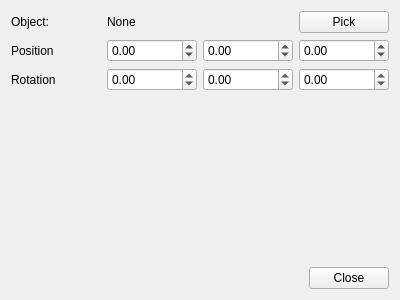
<?xml version="1.0" encoding="UTF-8"?>
<ui version="4.0">
 <class>WidgetTransform</class>
 <widget class="QWidget" name="WidgetTransform">
  <property name="geometry">
   <rect>
    <x>0</x>
    <y>0</y>
    <width>400</width>
    <height>300</height>
   </rect>
  </property>
  <property name="windowTitle">
   <string>Transform Object</string>
  </property>
  <layout class="QVBoxLayout" name="verticalLayout">
   <item>
    <layout class="QGridLayout" name="gridLayout">
     <item row="0" column="0">
      <widget class="QLabel" name="labelObject">
       <property name="text">
        <string>Object:</string>
       </property>
      </widget>
     </item>
     <item row="0" column="1" colspan="2">
      <widget class="QLabel" name="labelObjectName">
       <property name="text">
        <string>None</string>
       </property>
      </widget>
     </item>
     <item row="0" column="3">
      <widget class="QPushButton" name="pushButtonPick">
       <property name="text">
        <string>Pick</string>
       </property>
      </widget>
     </item>
     
     <item row="1" column="0">
      <widget class="QLabel" name="labelPosition">
       <property name="text">
        <string>Position</string>
       </property>
      </widget>
     </item>
     <item row="1" column="1">
      <widget class="QDoubleSpinBox" name="spinBoxPosX">
       <property name="minimum">
        <double>-10000.0</double>
       </property>
       <property name="maximum">
        <double>10000.0</double>
       </property>
      </widget>
     </item>
     <item row="1" column="2">
      <widget class="QDoubleSpinBox" name="spinBoxPosY">
       <property name="minimum">
        <double>-10000.0</double>
       </property>
       <property name="maximum">
        <double>10000.0</double>
       </property>
      </widget>
     </item>
     <item row="1" column="3">
      <widget class="QDoubleSpinBox" name="spinBoxPosZ">
       <property name="minimum">
        <double>-10000.0</double>
       </property>
       <property name="maximum">
        <double>10000.0</double>
       </property>
      </widget>
     </item>

     <item row="2" column="0">
      <widget class="QLabel" name="labelRotation">
       <property name="text">
        <string>Rotation</string>
       </property>
      </widget>
     </item>
     <item row="2" column="1">
      <widget class="QDoubleSpinBox" name="spinBoxRotX">
       <property name="minimum">
        <double>-360.0</double>
       </property>
       <property name="maximum">
        <double>360.0</double>
       </property>
      </widget>
     </item>
     <item row="2" column="2">
      <widget class="QDoubleSpinBox" name="spinBoxRotY">
       <property name="minimum">
        <double>-360.0</double>
       </property>
       <property name="maximum">
        <double>360.0</double>
       </property>
      </widget>
     </item>
     <item row="2" column="3">
      <widget class="QDoubleSpinBox" name="spinBoxRotZ">
       <property name="minimum">
        <double>-360.0</double>
       </property>
       <property name="maximum">
        <double>360.0</double>
       </property>
      </widget>
     </item>
    </layout>
   </item>
   <item>
    <spacer name="verticalSpacer">
     <property name="orientation">
      <enum>Qt::Vertical</enum>
     </property>
     <property name="sizeHint" stdset="0">
      <size>
       <width>20</width>
       <height>40</height>
      </size>
     </property>
    </spacer>
   </item>
   <item>
    <layout class="QHBoxLayout" name="horizontalLayout">
     <item>
      <spacer name="horizontalSpacer">
       <property name="orientation">
        <enum>Qt::Horizontal</enum>
       </property>
       <property name="sizeHint" stdset="0">
        <size>
         <width>40</width>
         <height>20</height>
        </size>
       </property>
      </spacer>
     </item>
     <item>
      <widget class="QPushButton" name="pushButtonClose">
       <property name="text">
        <string>Close</string>
       </property>
      </widget>
     </item>
    </layout>
   </item>
  </layout>
 </widget>
 <resources/>
 <connections/>
</ui>
